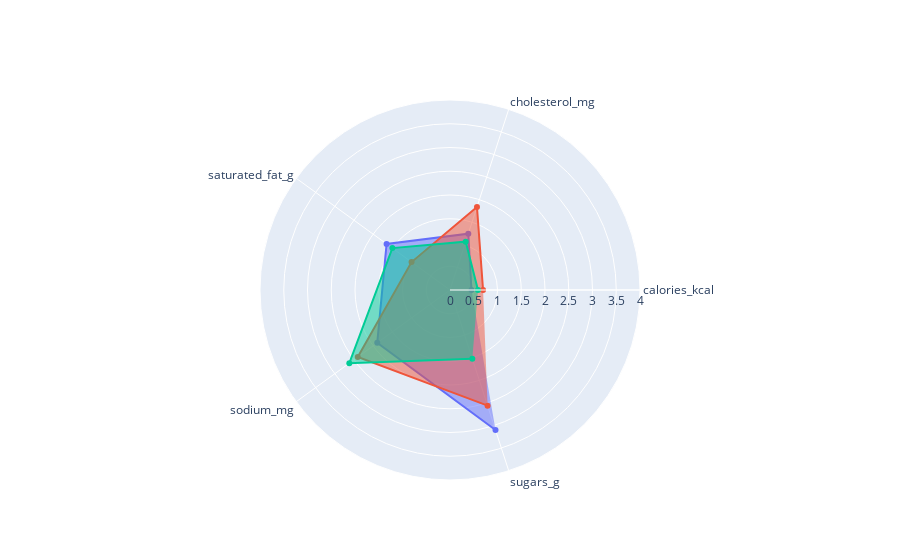

The notebook cell saved with this chart:
### Code cell
import plotly.graph_objects as go

categories = sc["group"].to_list()

fig = go.Figure()

fig.add_trace(go.Scatterpolar(
      r=sc["Burger_King"].to_list(),
      theta=categories,
      fill='toself',
      name='Burger King'
))
fig.add_trace(go.Scatterpolar(
      r=sc['McDonalds'].to_list(),
      theta=categories,
      fill='toself',
      name='McDonalds'
))

fig.add_trace(go.Scatterpolar(
      r=sc["Subway"].to_list(),
      theta=categories,
      fill='toself',
      name='Subway'
))

fig.update_layout(
  polar=dict(
    radialaxis=dict(
      visible=True,
      range=[0, 4]
    )),
  showlegend=False
)

fig.show()

### Figure 1 — Plotly figure (JSON) as saved in the notebook; plotly's stock layout.template omitted (floating-point values rounded to 4 significant figures)
{"data": [{"fill": "toself", "name": "Burger King", "r": [0.4519, 1.246, 1.65, 1.893, 3.1], "theta": ["calories_kcal", "cholesterol_mg", "saturated_fat_g", "sodium_mg", "sugars_g"], "type": "scatterpolar"}, {"fill": "toself", "name": "McDonalds", "r": [0.6963, 1.837, 1, 2.4, 2.56], "theta": ["calories_kcal", "cholesterol_mg", "saturated_fat_g", "sodium_mg", "sugars_g"], "type": "scatterpolar"}, {"fill": "toself", "name": "Subway", "r": [0.5889, 1.07, 1.5, 2.62, 1.52], "theta": ["calories_kcal", "cholesterol_mg", "saturated_fat_g", "sodium_mg", "sugars_g"], "type": "scatterpolar"}], "layout": {"polar": {"radialaxis": {"range": [0, 4], "visible": true}}, "showlegend": false}}
